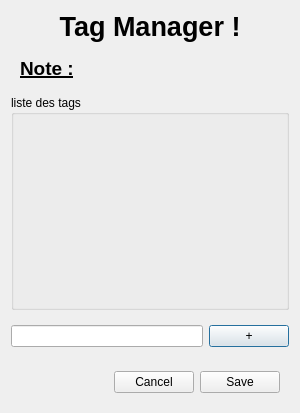
<?xml version="1.0" encoding="UTF-8"?>
<ui version="4.0">
 <class>Tag_modif</class>
 <widget class="QDialog" name="Tag_modif">
  <property name="geometry">
   <rect>
    <x>0</x>
    <y>0</y>
    <width>300</width>
    <height>413</height>
   </rect>
  </property>
  <property name="windowTitle">
   <string>Dialog</string>
  </property>
  <layout class="QVBoxLayout" name="verticalLayout">
   <item>
    <widget class="QLabel" name="label">
     <property name="sizePolicy">
      <sizepolicy hsizetype="Preferred" vsizetype="Maximum">
       <horstretch>0</horstretch>
       <verstretch>0</verstretch>
      </sizepolicy>
     </property>
     <property name="font">
      <font>
       <pointsize>20</pointsize>
       <weight>75</weight>
       <bold>true</bold>
      </font>
     </property>
     <property name="text">
      <string>Tag Manager !</string>
     </property>
     <property name="alignment">
      <set>Qt::AlignCenter</set>
     </property>
    </widget>
   </item>
   <item>
    <widget class="QFrame" name="frame_2">
     <property name="sizePolicy">
      <sizepolicy hsizetype="Preferred" vsizetype="Maximum">
       <horstretch>0</horstretch>
       <verstretch>0</verstretch>
      </sizepolicy>
     </property>
     <property name="frameShape">
      <enum>QFrame::NoFrame</enum>
     </property>
     <property name="frameShadow">
      <enum>QFrame::Raised</enum>
     </property>
     <layout class="QHBoxLayout" name="horizontalLayout">
      <item>
       <widget class="QLabel" name="label_2">
        <property name="font">
         <font>
          <pointsize>14</pointsize>
          <weight>75</weight>
          <bold>true</bold>
          <underline>true</underline>
         </font>
        </property>
        <property name="text">
         <string>Note :</string>
        </property>
       </widget>
      </item>
      <item>
       <widget class="QLabel" name="label_name">
        <property name="font">
         <font>
          <pointsize>14</pointsize>
          <weight>75</weight>
          <bold>true</bold>
         </font>
        </property>
        <property name="text">
         <string/>
        </property>
       </widget>
      </item>
      <item>
       <spacer name="horizontalSpacer">
        <property name="orientation">
         <enum>Qt::Horizontal</enum>
        </property>
        <property name="sizeHint" stdset="0">
         <size>
          <width>40</width>
          <height>20</height>
         </size>
        </property>
       </spacer>
      </item>
     </layout>
    </widget>
   </item>
   <item>
    <widget class="QGroupBox" name="group_tags">
     <property name="sizePolicy">
      <sizepolicy hsizetype="Preferred" vsizetype="MinimumExpanding">
       <horstretch>0</horstretch>
       <verstretch>0</verstretch>
      </sizepolicy>
     </property>
     <property name="title">
      <string>liste des tags</string>
     </property>
    </widget>
   </item>
   <item>
    <widget class="QFrame" name="frame">
     <property name="frameShape">
      <enum>QFrame::NoFrame</enum>
     </property>
     <property name="frameShadow">
      <enum>QFrame::Raised</enum>
     </property>
     <layout class="QHBoxLayout" name="horizontalLayout_3">
      <property name="leftMargin">
       <number>0</number>
      </property>
      <property name="rightMargin">
       <number>0</number>
      </property>
      <item>
       <widget class="QLineEdit" name="line_newTag"/>
      </item>
      <item>
       <widget class="QPushButton" name="button_addTag">
        <property name="sizePolicy">
         <sizepolicy hsizetype="Maximum" vsizetype="Fixed">
          <horstretch>0</horstretch>
          <verstretch>0</verstretch>
         </sizepolicy>
        </property>
        <property name="text">
         <string>+</string>
        </property>
       </widget>
      </item>
     </layout>
    </widget>
   </item>
   <item>
    <widget class="QFrame" name="frame_3">
     <property name="sizePolicy">
      <sizepolicy hsizetype="Preferred" vsizetype="Maximum">
       <horstretch>0</horstretch>
       <verstretch>0</verstretch>
      </sizepolicy>
     </property>
     <property name="frameShape">
      <enum>QFrame::NoFrame</enum>
     </property>
     <property name="frameShadow">
      <enum>QFrame::Raised</enum>
     </property>
     <layout class="QHBoxLayout" name="horizontalLayout_2">
      <item>
       <spacer name="horizontalSpacer_2">
        <property name="orientation">
         <enum>Qt::Horizontal</enum>
        </property>
        <property name="sizeHint" stdset="0">
         <size>
          <width>40</width>
          <height>20</height>
         </size>
        </property>
       </spacer>
      </item>
      <item>
       <widget class="QPushButton" name="cancel_button">
        <property name="text">
         <string>Cancel</string>
        </property>
       </widget>
      </item>
      <item>
       <widget class="QPushButton" name="save_button">
        <property name="text">
         <string>Save</string>
        </property>
       </widget>
      </item>
     </layout>
    </widget>
   </item>
  </layout>
 </widget>
 <resources/>
 <connections>
  <connection>
   <sender>cancel_button</sender>
   <signal>pressed()</signal>
   <receiver>Tag_modif</receiver>
   <slot>close()</slot>
   <hints>
    <hint type="sourcelabel">
     <x>181</x>
     <y>488</y>
    </hint>
    <hint type="destinationlabel">
     <x>166</x>
     <y>260</y>
    </hint>
   </hints>
  </connection>
 </connections>
</ui>
